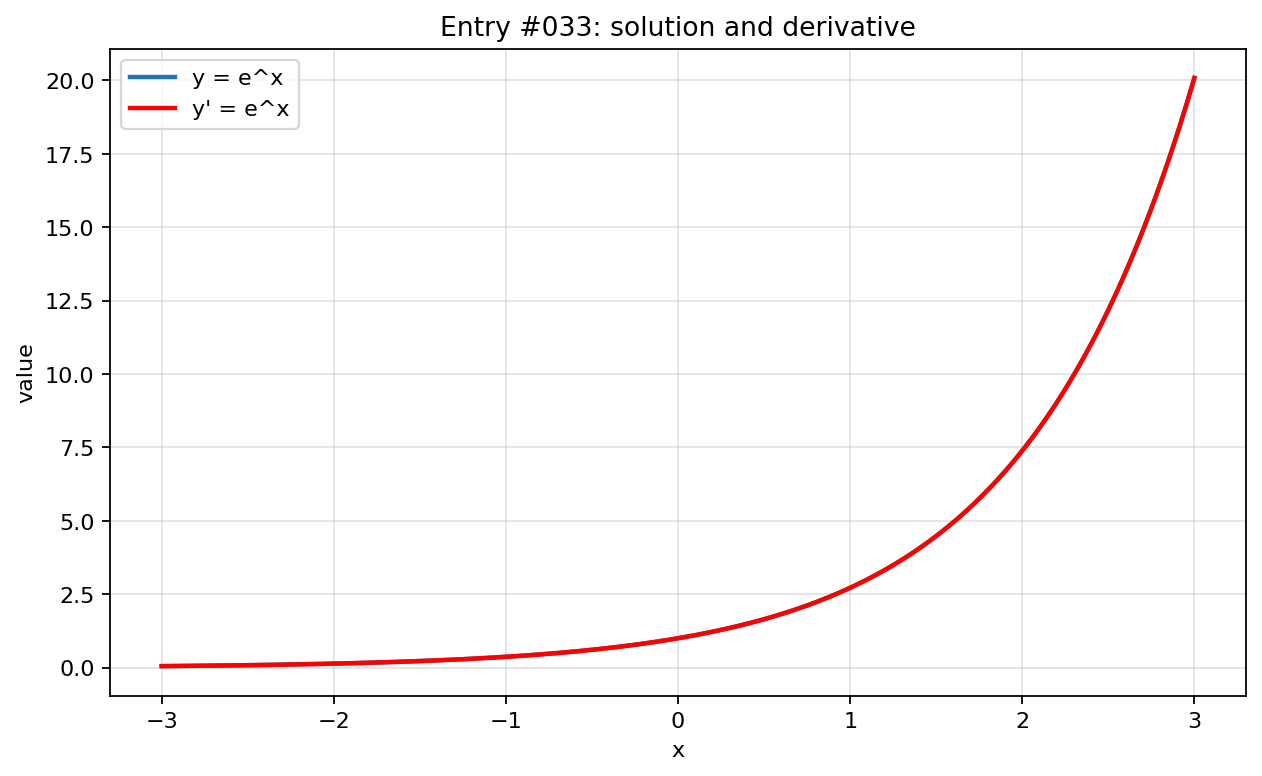

Source code (Python):
import numpy as np
import matplotlib.pyplot as plt

x = np.linspace(-3, 3, 800)

with np.errstate(divide="ignore", invalid="ignore", over="ignore"):
    y = np.exp(x)
    y_prime = np.exp(x)

plt.figure(figsize=(8, 5))
plt.plot(x, y, label="y = e^x", linewidth=2)
plt.plot(x, y_prime, label="y' = e^x", linewidth=2, color="red")
plt.title("Entry #033: solution and derivative")
plt.xlabel("x")
plt.ylabel("value")
plt.grid(True, alpha=0.35)
plt.legend()
plt.tight_layout()
plt.show()
